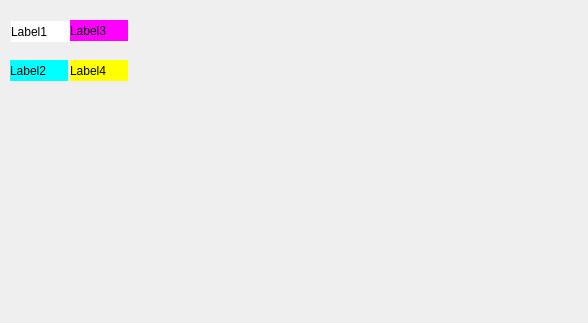
<?xml version="1.0" encoding="UTF-8"?>
<ui version="4.0">
 <class>MainWindow</class>
 <widget class="QMainWindow" name="MainWindow">
  <property name="geometry">
   <rect>
    <x>0</x>
    <y>0</y>
    <width>588</width>
    <height>323</height>
   </rect>
  </property>
  <property name="windowTitle">
   <string>MainWindow</string>
  </property>
  <widget class="QWidget" name="centralwidget">
   <widget class="QLabel" name="label">
    <property name="geometry">
     <rect>
      <x>11</x>
      <y>21</y>
      <width>58</width>
      <height>21</height>
     </rect>
    </property>
    <property name="styleSheet">
     <string notr="true">background-color: rgb(255, 255, 255);
font: 63 14pt &quot;NanumGothic&quot;;
</string>
    </property>
    <property name="text">
     <string>Label1</string>
    </property>
   </widget>
   <widget class="QLabel" name="label_2">
    <property name="geometry">
     <rect>
      <x>10</x>
      <y>60</y>
      <width>58</width>
      <height>21</height>
     </rect>
    </property>
    <property name="styleSheet">
     <string notr="true">background-color: rgb(0, 255, 255);
font: 63 14pt &quot;NanumGothic&quot;;
</string>
    </property>
    <property name="text">
     <string>Label2</string>
    </property>
   </widget>
   <widget class="QLabel" name="label_3">
    <property name="geometry">
     <rect>
      <x>70</x>
      <y>20</y>
      <width>58</width>
      <height>21</height>
     </rect>
    </property>
    <property name="styleSheet">
     <string notr="true">background-color: rgb(255, 0, 255);
font: 63 14pt &quot;NanumGothic&quot;;
</string>
    </property>
    <property name="text">
     <string>Label3</string>
    </property>
   </widget>
   <widget class="QLabel" name="label_4">
    <property name="geometry">
     <rect>
      <x>70</x>
      <y>60</y>
      <width>58</width>
      <height>21</height>
     </rect>
    </property>
    <property name="styleSheet">
     <string notr="true">background-color: rgb(255, 255, 0);
font: 63 14pt &quot;NanumGothic&quot;;
</string>
    </property>
    <property name="text">
     <string>Label4</string>
    </property>
   </widget>
  </widget>
 </widget>
 <resources/>
 <connections/>
</ui>
